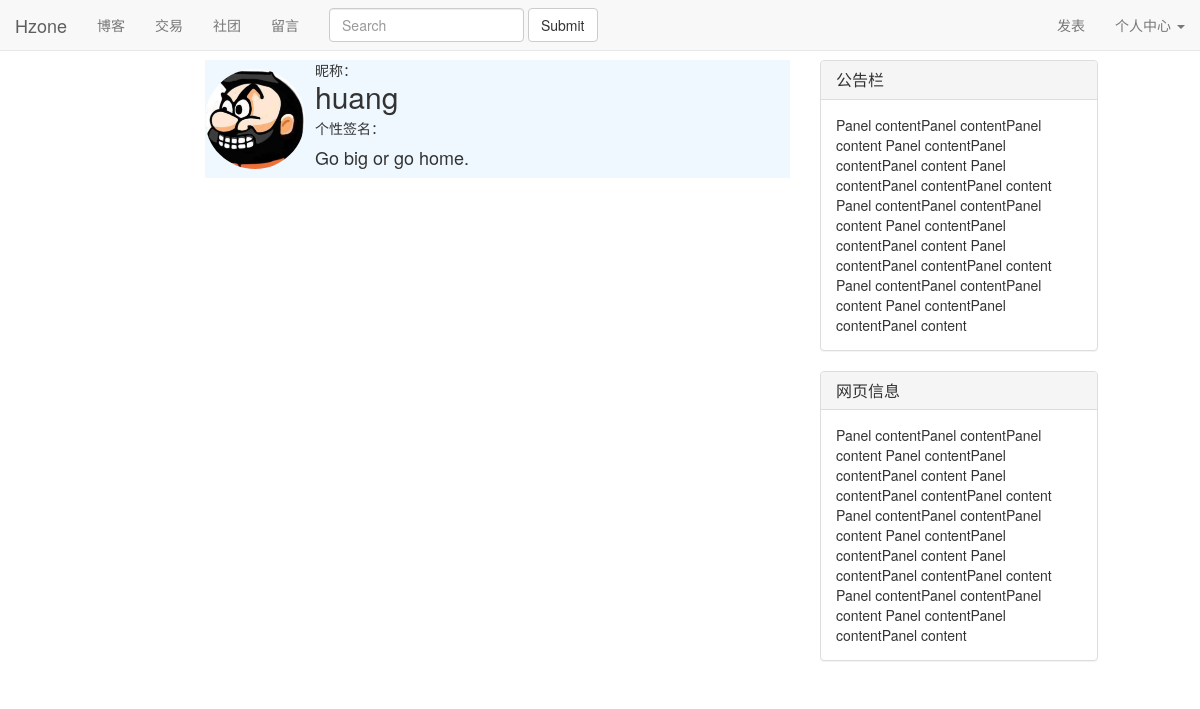
The page /user/2 on the database as committed earlier.
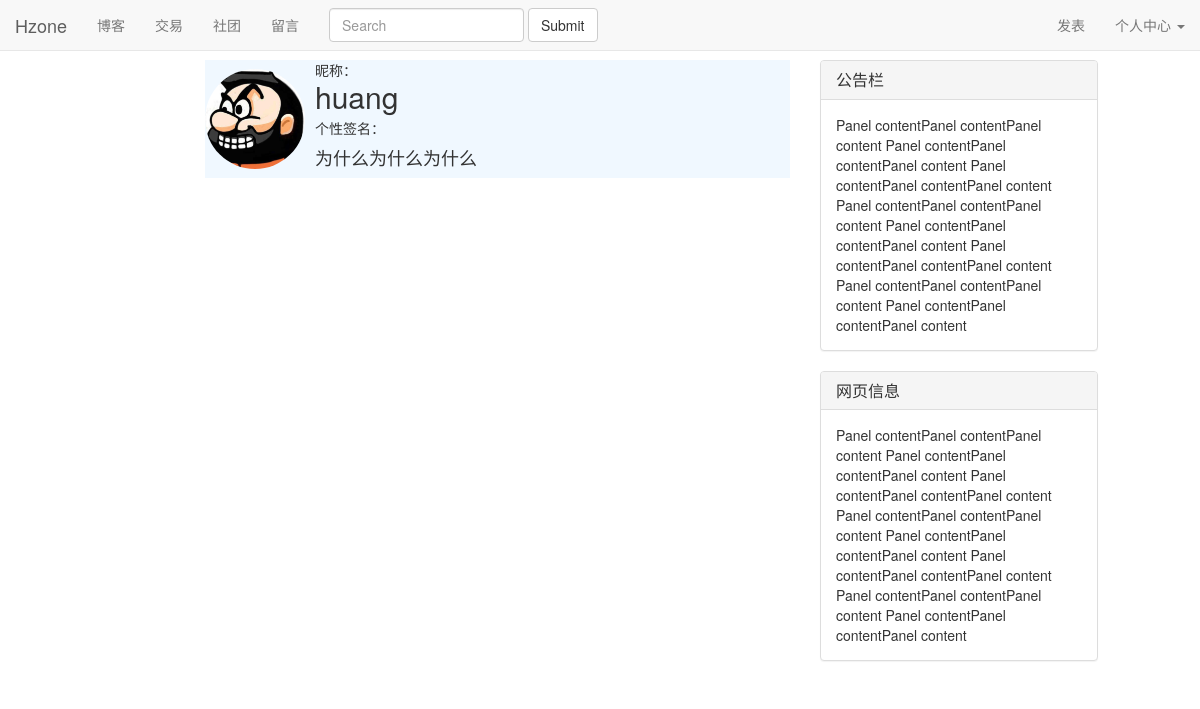
The same page on the database as committed later.
### user/models.py (models this page shows)
class User(AbstractUser):
    motto = models.TextField(max_length=24)
    icon = models.ImageField(default="./static/icon/default.jpg",upload_to='./static/icon/')

### user/views.py (the view)
# urls.py: path('<int:user_id>',views.room),
def room(request,user_id):
    id_user = get_object_or_404(User,id = user_id)
    context = {}
    context['id_user'] = id_user
    response = render(request,'room.html',context)
    return response

### user/templates/room.html (shortened to what this page needs)
{% extends 'base.html' %}
{% block content %}
    <div style="background-color: aliceblue;" class="media">
        <div class="media-left media-middle">
        <a href="#">
            <img class="img-circle" src="/{{ id_user.icon }}" height="100px" width="100px">
        </a>
        </div>
        <div class="media-body">
            昵称：
            <h2 class="media-heading">
                {{ id_user.username }}
            </h2>
            个性签名：
            <h4>
                {{ id_user.motto }}
            </h4>
        </div>
    </div>
{% endblock %}

### templates/base.html (shortened to what this page needs)
<!DOCTYPE html>
<html lang="zh-CN">
  <head>
    <link href="https://cdn.jsdelivr.net/npm/bootstrap@3.3.7/dist/css/bootstrap.min.css" rel="stylesheet">
  </head>
  <body background="https://cn.bing.com/th?id=OHR.OceanHeart_ZH-CN2697021215_1920x1080.jpg"
  style="background-attachment:fixed;">
  <div class="row">
        <br><br><br>
        <div class="col-md-2">
        </div>
        <div class="col-md-6">
            <nav class="navbar navbar-default navbar-fixed-top">
                <div class="container-fluid">
                  <div class="navbar-header">
                    <a class="navbar-brand" href="/">Hzone</a>
                  </div>
                  <div class="collapse navbar-collapse" id="bs-example-navbar-collapse-1">
                    <ul class="nav navbar-nav">
                      <li><a href="/">博客</a></li>
                      <li><a href="/">交易</a></li>
                      <li><a href="/">社团</a></li>
                      <li><a href="/">留言</a></li>
                    </ul>
                    <form class="navbar-form navbar-left">
                      <div class="form-group">
                        <input type="text" class="form-control" placeholder="Search">
                      </div>
                      <button type="submit" class="btn btn-default">Submit</button>
                    </form>
                    <ul class="nav navbar-nav navbar-right">
                      <li><a href="#">发表</a></li>
                      <li class="dropdown">
                        <a href="#" class="dropdown-toggle" data-toggle="dropdown" role="button" aria-haspopup="true" aria-expanded="false">
                            个人中心
                          <span class="caret">
                          </span>
                        </a>
                      </li>
                    </ul>
                  </div>
                </div>
            </nav>
            <div>
              {% block content %}{% endblock %}
            </div>
        </div>
        <div class="col-md-3">
            <div class="panel panel-default">
                <div class="panel-heading">
                  <h3 class="panel-title">公告栏</h3>
                </div>
                <div class="panel-body">
                  Panel contentPanel contentPanel content
                  Panel contentPanel contentPanel content
                  Panel contentPanel contentPanel content
                  Panel contentPanel contentPanel content
                  Panel contentPanel contentPanel content
                  Panel contentPanel contentPanel content
                  Panel contentPanel contentPanel content
                  Panel contentPanel contentPanel content
                </div>
            </div>
            <div class="panel panel-default">
                <div class="panel-heading">
                  <h3 class="panel-title">网页信息</h3>
                </div>
                <div class="panel-body">
                  Panel contentPanel contentPanel content
                  Panel contentPanel contentPanel content
                  Panel contentPanel contentPanel content
                  Panel contentPanel contentPanel content
                  Panel contentPanel contentPanel content
                  Panel contentPanel contentPanel content
                  Panel contentPanel contentPanel content
                  Panel contentPanel contentPanel content
                </div>
            </div>
        </div>
        <div class="col-md-1">
        </div>
    </div>
  </body>
</html>

Rows that differ between the two databases and show on the page:
changed User "huang": motto "Go big or go home." → "为什么为什么为什么"
